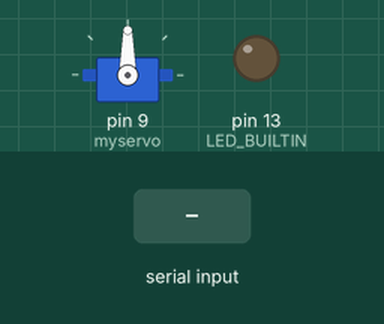
Bench run of a sketch on a simulated Arduino Uno, built with avr-gcc and run on an emulated ATmega328P. On the bench: servo, output pins drawn as LEDs (lit = HIGH). The inputs (shaded band) are chosen by the test bench.

Above: at 1.2 s.
1.3 s: "1" received over Serial
At 2.1 s:
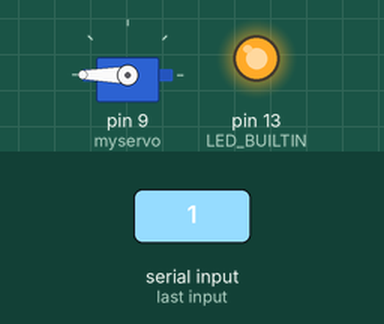
2.8 s: "0" received over Serial
At 3.2 s:
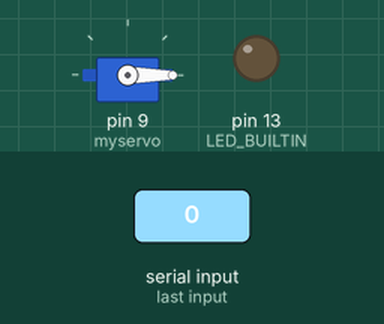
Timing chart, 0 to 5.8 s (numbered marks = the images above; inputs shaded):
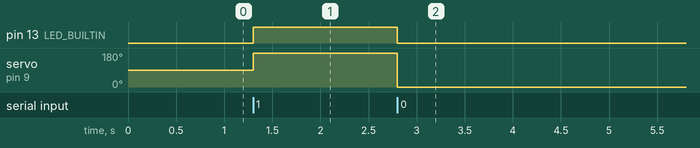

Measured:
- after the input at 1.3 s, pin 13 (LED_BUILTIN): LOW → HIGH at once; servo on pin 9 (myservo): 90° → 180° at once
- after the input at 2.8 s, pin 13 (LED_BUILTIN): HIGH → LOW at once; servo on pin 9 (myservo): 180° → 0° at once

The sketch:

ard_chaser.ino
```cpp
#include <Servo.h>

Servo myservo;
int data;

void setup() {
  pinMode(LED_BUILTIN, OUTPUT);
  Serial.begin(9600);
  digitalWrite(LED_BUILTIN, LOW);

  myservo.attach(9,600,2300);
}

void loop() {
  while (Serial.available()) {
    data = Serial.read();

    if (data == '1') {
      digitalWrite(LED_BUILTIN, HIGH);
      myservo.write(180);
    } else if (data == '0') {
      digitalWrite(LED_BUILTIN, LOW);
      myservo.write(0);
    }
  }

}
```
